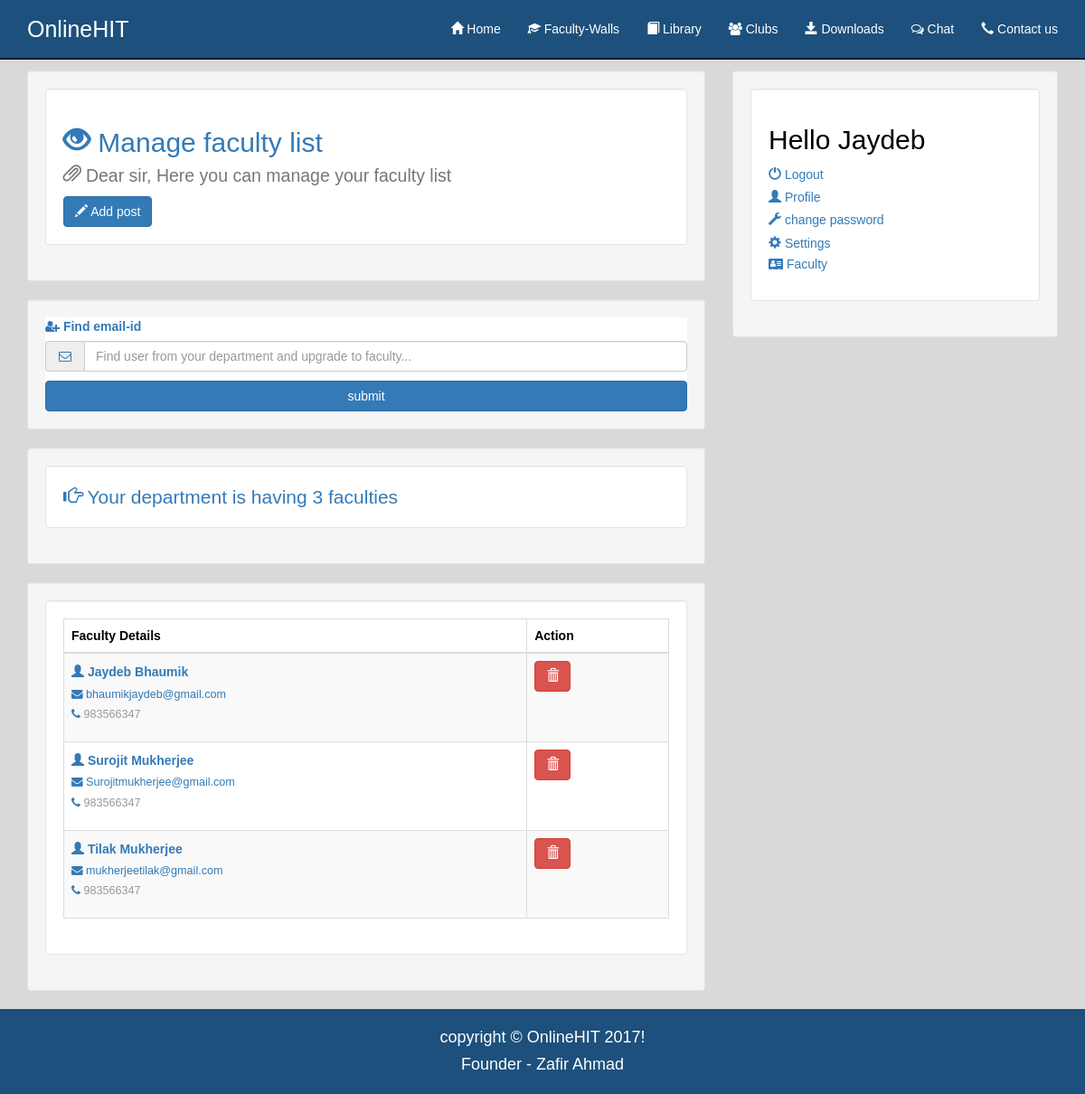
Screenshot of /upgradetoteacher.php (signed in) with the database file from the repository.
### tables this page shows
CREATE TABLE IF NOT EXISTS `users` (
`user_id` int(11) NOT NULL,
  `username` varchar(50) NOT NULL,
  `password` varchar(32) NOT NULL,
  `first_name` varchar(30) NOT NULL,
  `last_name` varchar(30) NOT NULL,
  `email` varchar(1024) NOT NULL,
  `email_code` varchar(32) NOT NULL,
  `active` int(11) NOT NULL DEFAULT '0',
  `type` varchar(20) NOT NULL DEFAULT '0',
  `department` varchar(5) NOT NULL,
  `member` varchar(20) DEFAULT NULL,
  `year` int(1) NOT NULL,
  `uni_roll` bigint(20) DEFAULT NULL,
  `uni_reg` bigint(20) DEFAULT NULL,
  `college_id` varchar(20) DEFAULT NULL,
  `course_duration` int(2) NOT NULL,
  `batch` int(1) NOT NULL,
  `gender` varchar(1) NOT NULL,
  `allow_email` int(1) NOT NULL DEFAULT '1',
  `profile` varchar(55) NOT NULL,
  `details` int(1) NOT NULL DEFAULT '0',
  `faculty` int(1) NOT NULL DEFAULT '0',
  `joined_on` timestamp NOT NULL DEFAULT CURRENT_TIMESTAMP ON UPDATE CURRENT_TIMESTAMP
);

### core/init.php (called while the page is built, shortened)
<?php
	require "database/connect.php";
	require "functions/users.php";
	require "functions/general.php";
	require "functions/userteacher.php";
	if(logged_in() === true)
	{
		$session_user_id = $_SESSION['user_id'];
		$user_data = user_data($session_user_id,'user_id','username','password','first_name','last_name','email','email_code','type','department','member','year','batch','gender','details','uni_roll','uni_reg','college_id','faculty');
	}
?>

### core/functions/general.php (called while the page is built, shortened)
<?php
	function sanitize($data)
	{
		global $db;
		return htmlentities(strip_tags(mysqli_real_escape_string($db,$data)));
	}
		?>

### core/functions/userteacher.php (called while the page is built, shortened)
<?php
	function user_id_exists_in_teacher_personal_data_table($user_id)
	{
		global $db;
		$user_id = (int)$user_id;
		if($stmt = $db->prepare("SELECT `id` FROM `teacher_personal_data` WHERE `user_id` = ?"))
		{
			$stmt->bind_param("i", $user_id);
			$stmt->execute();
			$stmt->store_result();
			return ($stmt->num_rows == 1) ? true : false;
		}
	}
					?>

### core/functions/users.php (the view, shortened to what this page needs)
<?php
	function dept_teacher_list_at_hod($department,$email_code)
	{
		global $db;
		$department = sanitize($department);
		$email_code = sanitize($email_code);
		if($result = $db->query("SELECT * FROM `users` WHERE `faculty` = '1' AND `department` = '$department' ORDER BY `first_name` ASC"))
		{
			while($row = $result->fetch_object())
			{
				?>
				<tr>
		        <td>
		        	<ul>
		        		<li class="well-blue">
		        			<a href="fpw.php?facultyID=<?php echo substr(md5($row->user_id), 3,27); ?>">
		        			<b><span class="glyphicon glyphicon-user"></span>
		        			<?php echo $row->first_name.' '.$row->last_name; ?>
		        			</b></a>
		        		</li>
		        		<li class="time">
		        				<a href="mailto:<?php echo $row->email; ?>">
		        				<span class="fa fa-envelope well-blue"></span>
		        				<?php echo $row->email; ?></a>
		        		</li>
		        		<li class="time">
		        			<span class="fa fa-phone well-blue"></span> 983566347
		        		</li>
		        	</ul>
		        </td>
		        <td>
		        	<a href="dffl.php?hoid=<?php echo $email_code; ?>&user=<?php echo $row->user_id; ?>&usercode=<?php echo $row->email_code; ?>" class="btn btn-danger" title="Delete <?php echo $row->first_name.' '.$row->last_name; ?> from faculty list."><span class="glyphicon glyphicon-trash"></a>
		        </td>
		     </tr>
				<?php
			}
		}
	}
	function is_faculty($user_id)
	{
		global $db;
		$user_id 	= (int)$user_id;
		if($stmt = $db->prepare("SELECT `user_id` FROM `users` WHERE `user_id` = ? AND `faculty` = '1'"))
		{
			$stmt->bind_param('i',$user_id);
			$stmt->execute();
			$stmt->store_result();
			return (($stmt->num_rows) == 1) ? true : false;
		}
	}
	function user_data($user_id)
	{
		global $db;
		$user_id = (int)$user_id;
		$func_num_args = func_num_args();
		$func_get_args = func_get_args();
		if($func_num_args > 1){
			unset($func_get_args[0]);
			$fields 	= "`".implode("`, `", $func_get_args)."`";
			if($result 	= $db->query("SELECT $fields FROM `users` WHERE `user_id` = $user_id"))
			{
				$data 		= $result->fetch_assoc();
				return $data;
			}
		}
	}
 ?>

### includes/widgets/loggedin.php (shortened to what this page needs)
<div class="widget" id='aside_menu'>
	<div class="inner well well-wb">
	<h2>Hello <?php echo $user_data['first_name']; ?></h2>
	<ul>
		<li><a href="logout.php">
		<span class="glyphicon glyphicon-off" aria-hidden="true"></span> Logout </a></li>
		<li><a href="<?php echo $user_data['username']; ?>">
		<span class="glyphicon glyphicon-user" aria-hidden="true"></span> Profile</a></li>
		<li><a href="changepassword.php">
		<span class="glyphicon glyphicon-wrench" aria-hidden="true"></span> change password</a></li>
		<li><a href="settings.php">
		<span class="glyphicon glyphicon-cog" aria-hidden="true"></span> Settings</a></li>
		<?php
			if(is_faculty($user_data['user_id']) === true and user_id_exists_in_teacher_personal_data_table($user_data['user_id']) === true)
			{
				?>
					<a href="faculty.php?facultyID=<?php echo substr(md5(substr($user_data['email_code'],10,20)),5,10); ?>"><i class="fa fa-address-card" aria-hidden="true"></i> Faculty</a>
				<?php
			}
				?>
	</ul>
	</div>
</div>

### css/main.css (style rules this page uses)
ul { list-style-type: none; }
* { margin:0; padding: 0; }
body { font-family:arial; line-height: 1.5em; background-color: #d9d9d9; border-right: 0; }
ul li { list-style-type: none; line-height:1.8em; }

### css/general.css (style rules this page uses)
.well-wb { background-color: white; color: black; }
.time { color: #999999; font-size: 0.9em; }
.well-blue { color: #337ab7; }

### rows the page displays
users: first_name "Jaydeb", last_name "Bhaumik", email "bhaumikjaydeb@gmail.com"
users: first_name "Surojit", last_name "Mukherjee", email "Surojitmukherjee@gmail.com"
users: first_name "Tilak", last_name "Mukherjee", email "mukherjeetilak@gmail.com"

### other values shown
count_dept_teacher($user_data['department']) "3"
